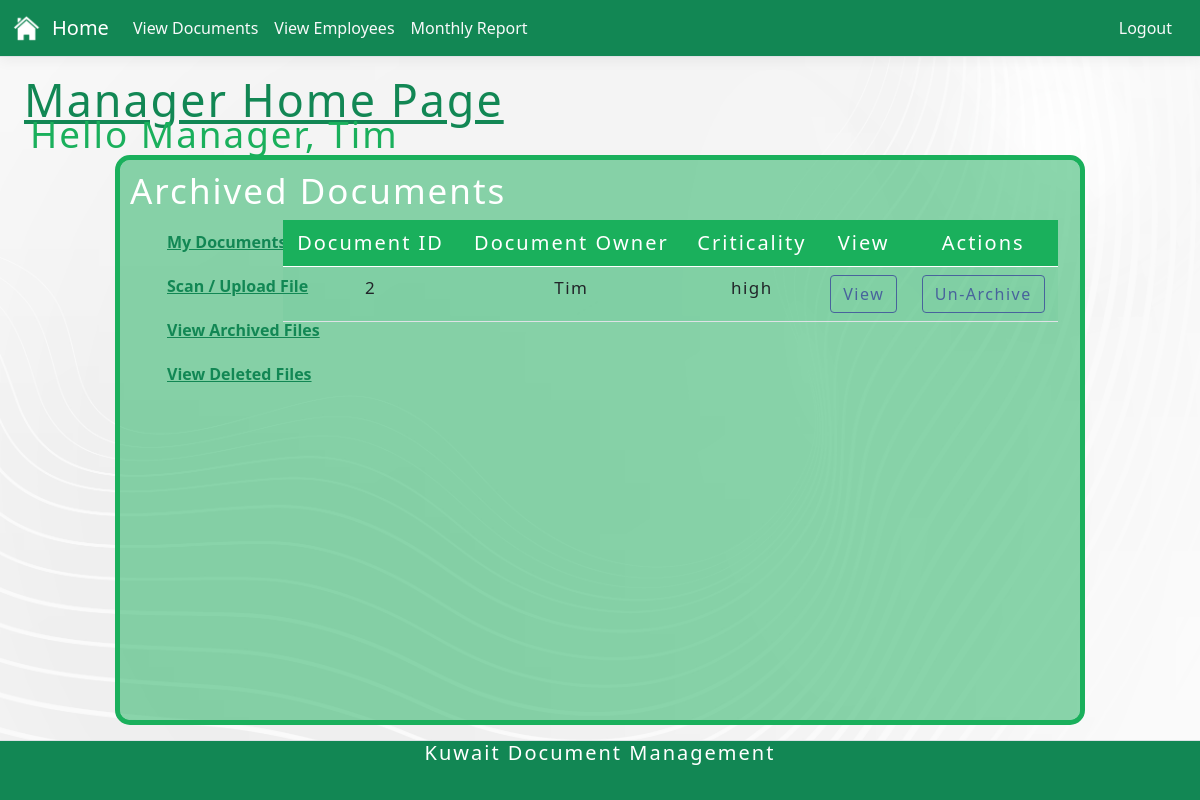
The app's page /Group31/managerArch.php (signed in) with its own data.
### tables this page shows
CREATE TABLE "documents" (
	"docID"	INTEGER NOT NULL,
	"owner"	TEXT NOT NULL,
	"criticality"	TEXT NOT NULL,
	"viewers"	INTEGER,
	"archive"	TEXT,
	"deleted"	TEXT,
	PRIMARY KEY("docID")
);

### Group31/managerArch.php (the view, shortened to what this page needs)
<?php require("managerNAV.php");
$name = $_SESSION['name'];
function getDoc (){
    $db = new SQLITE3('..\\Database\\Kuwaitt.db');
    $sql = "SELECT * FROM documents WHERE archive = 'yes'";
    $stmt = $db->prepare($sql);
    $stmt->bindParam(':id', $_SESSION['id'] , SQLITE3_TEXT);
    $result = $stmt->execute();
    while ($row = $result->fetchArray()){
        $arrayResult [] = $row;
    }
    return $arrayResult;
}
$document = getDoc();
?>
<!DOCTYPE html>
<html lang="en">
<head>
</head>
<body>
    <h1 class="pagefont"><u>Manager Home Page</u></h1>
    <h2 class="greetingUser">Hello Manager, <?php echo $name ?></h2>
    <nav class="box3">
        <h2 class="documentfont">Archived Documents</h2>
        <div class="column1">
            <ul>
                <li><a class="sideBarfont" href="managerIndex.php"><b>My Documents</b></a></li>
                <li><a class="sideBarfont" href="managerUpload.php"><b>Scan / Upload File</b></a></li>
                <li><a class="sideBarfont" href="managerArch.php"><b>View Archived Files</b></a></li>
                <li><a class="sideBarfont" href="managerDel.php"><b>View Deleted Files</b></a></li>
            </ul>
        </div>
        <div class="row">
            <div class="col">
                <table class="table table-hover">
                    <thead class="theadColour">
                        <td style="text-align: center;">Document ID</td>
                        <td style="text-align: center;">Document Owner</td>
                        <td style="text-align: center;">Criticality</td>
                        <td style="text-align: center;">View</td>
                        <td style="text-align: center;">Actions</td>
                    </thead>
                    <?php
                    for ($i = 0; $i < count($document); $i++) :
                    ?>
                        <tr>
                            <td class="tbContents"><?php echo $document[$i]['docID'] ?></td>
                            <td class="tbContents"><?php echo $document[$i]['owner'] ?></td>
                            <td class="tbContents"><?php echo $document[$i]['criticality'] ?></td>
                            <td class="tbContents"><a href="adminViewdoc.php?uid=<?php echo $document[$i]['docID']; ?>" class="btn btn-action">View</a></td>
                            <td class="tbContents"><a href="unarchive.php?uid=<?php echo $document[$i]['docID']; ?>" class="btn btn-action">Un-Archive</a></td>
                        </tr>
                    <?php endfor; ?>
                </table>
            </div>
        </div>
    </nav>
</body>
</html>
<?php require("footer.php"); ?>

### Group31/site2.css (style rules this page uses)
a { color: #0366d6; }
.btn-action { border-color: #48639C !important; color: #48639C !important; font-family: 'Segoe UI', Tahoma, Geneva, Verdana, sans-serif; letter-spacing: 1.5px; white-space: nowrap; font-size: 17px; }
html { font-size: 14px; }
body { background-image: url("whiteBkg.jpg"); }
ul { list-style-type: none; width: 200px; }
li a { padding: 10px 5px; display: block; color: #000000; }
.pagefont { font-family: 'Segoe UI', Tahoma, Geneva, Verdana, sans-serif; font-size: 280%; letter-spacing: 2px; white-space: nowrap; color: #128754; position: static; top: 7%; padding-left: 2%; }
.greetingUser { font-family: 'Segoe UI', Tahoma, Geneva, Verdana, sans-serif; font-size: 230%; letter-spacing: 2px; white-space: nowrap; color: #1ab05c; position: absolute; top: 14%; padding-left: 2.5%; }
.documentfont { font-family: 'Segoe UI', Tahoma, Geneva, Verdana, sans-serif; font-size: 35px; letter-spacing: 2px; white-space: nowrap; color: #ffffff; }
.sideBarfont { font-family: 'Segoe UI', Tahoma, Geneva, Verdana, sans-serif; white-space: nowrap; color: #128754; }
.box3 { height: 70%; width: 80%; border-radius: 10px; padding: 10px; position: absolute; bottom: 10%; left: 10%; background: rgba(26, 176, 92, .5); outline: solid 5px #1ab05c; }
.column1 { float: left; width: 15%; }
@media (min-width: 768px) { html { font-size: 16px; } }
html { position: relative; min-height: 100%; }
body { margin-bottom: 60px; }
body::after { content: ''; display: block; height: 100px; }
.bkg { background: "whiteBkg.jpg"; background-size: cover; background-repeat: no-repeat; }
table { border-collapse: collapse; width: 100%; }
th, td { text-align: left; padding: 8px; }
html, body { max-width: 100%; overflow-x: hidden; }
thead.theadColour { text-align: center; background: #1ab05c; color: white; font-family: 'Segoe UI', Tahoma, Geneva, Verdana, sans-serif; letter-spacing: 2px; white-space: nowrap; font-size: 20px; }
td.tbContents { text-align: center; font-family: 'Segoe UI', Tahoma, Geneva, Verdana, sans-serif; letter-spacing: 1.5px; white-space: nowrap; font-size: 17px; }
table tr td, table tr th { background-color: rgba(26, 176, 92, 0.05) !important; }

### records on screen
documents: docID "2", owner "Tim", criticality "high"

### other values on screen
$name "Tim"
